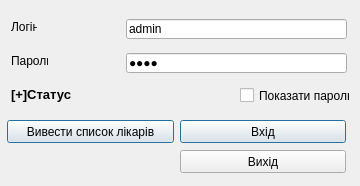
<?xml version="1.0" encoding="UTF-8"?>
<ui version="4.0">
 <class>login</class>
 <widget class="QWidget" name="login">
  <property name="geometry">
   <rect>
    <x>0</x>
    <y>0</y>
    <width>360</width>
    <height>186</height>
   </rect>
  </property>
  <property name="windowTitle">
   <string>Вхід</string>
  </property>
  <widget class="QLabel" name="label">
   <property name="geometry">
    <rect>
     <x>11</x>
     <y>19</y>
     <width>26</width>
     <height>16</height>
    </rect>
   </property>
   <property name="text">
    <string>Логін</string>
   </property>
  </widget>
  <widget class="QLabel" name="label_2">
   <property name="geometry">
    <rect>
     <x>11</x>
     <y>53</y>
     <width>37</width>
     <height>16</height>
    </rect>
   </property>
   <property name="text">
    <string>Пароль</string>
   </property>
  </widget>
  <widget class="QLabel" name="dbstatus">
   <property name="geometry">
    <rect>
     <x>11</x>
     <y>87</y>
     <width>221</width>
     <height>16</height>
    </rect>
   </property>
   <property name="text">
    <string>&lt;html&gt;&lt;head/&gt;&lt;body&gt;&lt;p&gt;&lt;span style=&quot; font-size:10pt; font-weight:600;&quot;&gt;[+]Статус&lt;/span&gt;&lt;/p&gt;&lt;/body&gt;&lt;/html&gt;</string>
   </property>
  </widget>
  <widget class="QCheckBox" name="show_pass">
   <property name="geometry">
    <rect>
     <x>240</x>
     <y>87</y>
     <width>110</width>
     <height>17</height>
    </rect>
   </property>
   <property name="text">
    <string>Показати пароль</string>
   </property>
  </widget>
  <widget class="QLineEdit" name="lineEdit_password">
   <property name="geometry">
    <rect>
     <x>126</x>
     <y>53</y>
     <width>221</width>
     <height>20</height>
    </rect>
   </property>
   <property name="text">
    <string>root</string>
   </property>
   <property name="echoMode">
    <enum>QLineEdit::Password</enum>
   </property>
  </widget>
  <widget class="QLineEdit" name="lineEdit_username">
   <property name="geometry">
    <rect>
     <x>126</x>
     <y>19</y>
     <width>221</width>
     <height>20</height>
    </rect>
   </property>
   <property name="text">
    <string>admin</string>
   </property>
  </widget>
  <widget class="QPushButton" name="pushButton">
   <property name="geometry">
    <rect>
     <x>180</x>
     <y>150</y>
     <width>166</width>
     <height>23</height>
    </rect>
   </property>
   <property name="text">
    <string>Вихід</string>
   </property>
  </widget>
  <widget class="QPushButton" name="login_Button">
   <property name="geometry">
    <rect>
     <x>180</x>
     <y>120</y>
     <width>166</width>
     <height>23</height>
    </rect>
   </property>
   <property name="text">
    <string>Вхід</string>
   </property>
   <property name="autoDefault">
    <bool>true</bool>
   </property>
   <property name="default">
    <bool>true</bool>
   </property>
  </widget>
  <widget class="QPushButton" name="Guest_Button">
   <property name="geometry">
    <rect>
     <x>7</x>
     <y>120</y>
     <width>167</width>
     <height>23</height>
    </rect>
   </property>
   <property name="text">
    <string>Вивести список лікарів</string>
   </property>
   <property name="autoDefault">
    <bool>true</bool>
   </property>
   <property name="default">
    <bool>true</bool>
   </property>
  </widget>
 </widget>
 <tabstops>
  <tabstop>lineEdit_username</tabstop>
  <tabstop>lineEdit_password</tabstop>
  <tabstop>show_pass</tabstop>
  <tabstop>Guest_Button</tabstop>
  <tabstop>login_Button</tabstop>
  <tabstop>pushButton</tabstop>
 </tabstops>
 <resources/>
 <connections/>
</ui>
